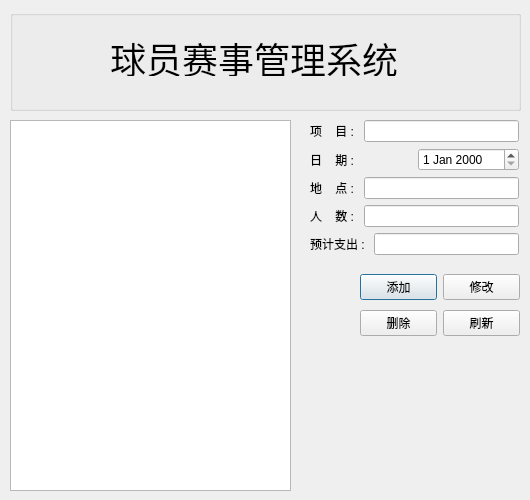
<?xml version="1.0" encoding="UTF-8"?>
<ui version="4.0">
 <class>gameDialog</class>
 <widget class="QDialog" name="gameDialog">
  <property name="geometry">
   <rect>
    <x>0</x>
    <y>0</y>
    <width>530</width>
    <height>500</height>
   </rect>
  </property>
  <property name="windowTitle">
   <string>Dialog</string>
  </property>
  <widget class="QGroupBox" name="groupBox">
   <property name="geometry">
    <rect>
     <x>10</x>
     <y>10</y>
     <width>511</width>
     <height>101</height>
    </rect>
   </property>
   <property name="title">
    <string/>
   </property>
   <widget class="QLabel" name="label_8">
    <property name="geometry">
     <rect>
      <x>100</x>
      <y>30</y>
      <width>288</width>
      <height>36</height>
     </rect>
    </property>
    <property name="font">
     <font>
      <pointsize>27</pointsize>
     </font>
    </property>
    <property name="text">
     <string>球员赛事管理系统</string>
    </property>
   </widget>
  </widget>
  <widget class="QTableView" name="tableView">
   <property name="geometry">
    <rect>
     <x>10</x>
     <y>120</y>
     <width>281</width>
     <height>371</height>
    </rect>
   </property>
  </widget>
  <widget class="QWidget" name="layoutWidget">
   <property name="geometry">
    <rect>
     <x>360</x>
     <y>270</y>
     <width>160</width>
     <height>71</height>
    </rect>
   </property>
   <layout class="QVBoxLayout" name="verticalLayout_2">
    <item>
     <layout class="QHBoxLayout" name="horizontalLayout_6">
      <item>
       <widget class="QPushButton" name="pushButton">
        <property name="text">
         <string>添加</string>
        </property>
       </widget>
      </item>
      <item>
       <widget class="QPushButton" name="pushButton_2">
        <property name="text">
         <string>修改</string>
        </property>
       </widget>
      </item>
     </layout>
    </item>
    <item>
     <layout class="QHBoxLayout" name="horizontalLayout_7">
      <item>
       <widget class="QPushButton" name="pushButton_3">
        <property name="text">
         <string>删除</string>
        </property>
       </widget>
      </item>
      <item>
       <widget class="QPushButton" name="pushButton_4">
        <property name="text">
         <string>刷新</string>
        </property>
       </widget>
      </item>
     </layout>
    </item>
   </layout>
  </widget>
  <widget class="QWidget" name="layoutWidget">
   <property name="geometry">
    <rect>
     <x>310</x>
     <y>120</y>
     <width>209</width>
     <height>136</height>
    </rect>
   </property>
   <layout class="QVBoxLayout" name="verticalLayout">
    <item>
     <layout class="QHBoxLayout" name="horizontalLayout">
      <item>
       <widget class="QLabel" name="label">
        <property name="text">
         <string>项    目 : </string>
        </property>
       </widget>
      </item>
      <item>
       <widget class="QLineEdit" name="lineEdit">
        <property name="alignment">
         <set>Qt::AlignRight|Qt::AlignTrailing|Qt::AlignVCenter</set>
        </property>
       </widget>
      </item>
     </layout>
    </item>
    <item>
     <layout class="QHBoxLayout" name="horizontalLayout_2">
      <item>
       <widget class="QLabel" name="label_2">
        <property name="text">
         <string>日    期 : </string>
        </property>
       </widget>
      </item>
      <item>
       <widget class="QDateEdit" name="dateEdit"/>
      </item>
     </layout>
    </item>
    <item>
     <layout class="QHBoxLayout" name="horizontalLayout_3">
      <item>
       <widget class="QLabel" name="label_3">
        <property name="text">
         <string>地    点 : </string>
        </property>
       </widget>
      </item>
      <item>
       <widget class="QLineEdit" name="lineEdit_2">
        <property name="alignment">
         <set>Qt::AlignRight|Qt::AlignTrailing|Qt::AlignVCenter</set>
        </property>
       </widget>
      </item>
     </layout>
    </item>
    <item>
     <layout class="QHBoxLayout" name="horizontalLayout_4">
      <item>
       <widget class="QLabel" name="label_4">
        <property name="text">
         <string>人    数 : </string>
        </property>
       </widget>
      </item>
      <item>
       <widget class="QLineEdit" name="lineEdit_3">
        <property name="alignment">
         <set>Qt::AlignRight|Qt::AlignTrailing|Qt::AlignVCenter</set>
        </property>
       </widget>
      </item>
     </layout>
    </item>
    <item>
     <layout class="QHBoxLayout" name="horizontalLayout_5">
      <item>
       <widget class="QLabel" name="label_5">
        <property name="text">
         <string>预计支出 : </string>
        </property>
       </widget>
      </item>
      <item>
       <widget class="QLineEdit" name="lineEdit_4">
        <property name="alignment">
         <set>Qt::AlignRight|Qt::AlignTrailing|Qt::AlignVCenter</set>
        </property>
       </widget>
      </item>
     </layout>
    </item>
   </layout>
  </widget>
 </widget>
 <resources/>
 <connections/>
</ui>
